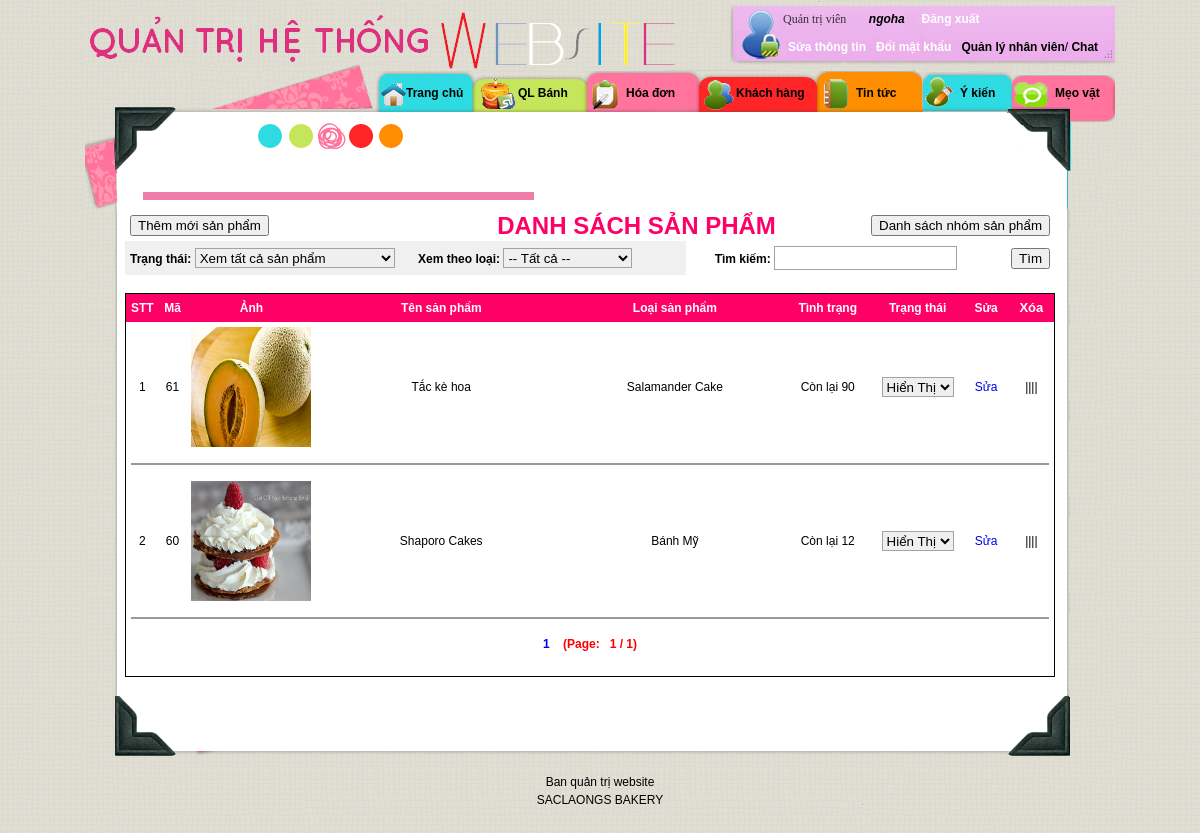
Page /admin/admin.php?go=product_list (signed in) on the committed database.
### tables this page shows
CREATE TABLE IF NOT EXISTS `product` (
  `ProID` int(11) NOT NULL AUTO_INCREMENT,
  `ProName` varchar(30) NOT NULL,
  `ProDesc` varchar(255) NOT NULL,
  `ProDate` date NOT NULL,
  `ProQty` int(11) NOT NULL,
  `ProPrice` float NOT NULL,
  `ProImage` varchar(200) NOT NULL,
  `ProWarranty` tinyint(4) NOT NULL,
  `ProStatus` tinyint(4) NOT NULL,
  `CateID` int(11) NOT NULL,
  PRIMARY KEY (`ProID`)
);

CREATE TABLE IF NOT EXISTS `category` (
  `CateID` int(11) NOT NULL AUTO_INCREMENT,
  `CateName` varchar(30) NOT NULL,
  `CateStatus` tinyint(4) NOT NULL DEFAULT '1',
  PRIMARY KEY (`CateID`),
  FULLTEXT KEY `CateName` (`CateName`)
);

### admin/product/product_list.php (the view, shortened to what this page needs)
<?
	$record_per_page = 10;
	$pagenum = $_GET["page"];
	$catid=$_REQUEST['cid'];
	$page = "admin.php?go=product_list&cid=".$catid;
	if($catid==0){
		$sqlPro="select * from product,category where product.CateID=category.CateID order by ProID desc";
	}else{
		$sqlPro="select * from product,category where product.CateID=category.CateID and product.CateID=" .$catid. " order by ProID desc";
	}
	$ResultPro = mysql_query($sqlPro,$cnn);
	$totalpage =ceil( mysql_num_rows($ResultPro) / $record_per_page);
	if(!$pagenum || $pagenum <=0 || $pagenum > $totalpage){
		$pagenum = 1;
	}
	if($pagenum == 1){
		$from = 0;
	}else{
		$from = ($pagenum-1)*$record_per_page;
	}
	$sqlPro =$sqlPro." LIMIT ".$from.",".$record_per_page;
	$ResultPro=mysql_query($sqlPro,$cnn);
	$action=$_REQUEST['action'];
?>
<table width="100%" border="0" cellpadding="5" cellspacing="0">
  <tr>
    <td width="35%" align="left"><input class="buttonbutton" type="button" name="Submit22" value="Thêm mới sản phẩm" onclick="window.location ='admin.php?go=product_add'"/></td>
    <td width="40%" align="center"><span class="style1">DANH SÁCH SẢN PHẨM</span></td>
    <td width="25%" align="right" valign="middle"><p class="style1">
      <input class="buttonbutton" type="button" name="buttonback" value="Danh sách nhóm sản phẩm" onclick="window.location='admin.php?go=category_list'" />
    </p></td>
  </tr>
</table>
<table width="100%" border="0" align="center" cellpadding="5" cellspacing="0">
	<tr>
		<td bgcolor="#F0F0F0">
			<span style="font-weight:bold">Trạng thái:</span>
         	<select class="tableboxinput" name="prostatusid" id="prostatusid" onChange="location.href='admin.php?go=product_list&prostatusid='+this.value">
				<option value="0" selected="selected">Xem tất cả sản phẩm</option>
          	</select>
	      <span style="font-weight:bold">Xem theo loại:</span>
            <select class="tableboxinput" name="select" id="select" onchange="location.href='admin.php?go=product_list&cid='+this.value">
              <option value="0">--  Tất cả  --</option>
            </select>	    </td>
			<form action="admin.php?go=product_list&action=ChooseSearch" method="post" id="frm_product_list_search" >
	    <td align="right">
					<span style="font-weight:bold">Tìm kiếm:</span>
					<input class="tableboxinput" type="text" name="txtSearch" id="txtSearch" value="<? if($action==ChooseSearch) {echo $txtSearch;} else echo ''?>" onFocus="style.backgroundColor='#F0F0F0'" onBlur="style.backgroundColor='white'"/>
          </td>
          <td width="10%" align="right"><input  class="buttonbutton" name="submit" type="submit" id="frm_product_list_search" onclick="frm_product_list_search.submit()" value="Tìm" /></td>
	  </form>
    </tr>
</table>
<br />
<div class="table2">
<table width="100%" border="0" align="center" cellpadding="5" cellspacing="0" id="category_list">
	<tr>
		<td width="3%" align="center" bgcolor="#FF0066"><span class="style2">STT</span></td>
		<td width="3%" align="center" bgcolor="#FF0066"><span class="style2">Mã </span></td>
		<td width="10%" align="center" bgcolor="#FF0066"><span class="style2">Ảnh</span></td>
		<td width="29%" align="center" bgcolor="#FF0066"><span class="style2">Tên sản phẩm </span></td>
		<td width="25%" align="center" bgcolor="#FF0066"><span class="style2">Loại sản phẩm </span></td>
	  <td width="10%" align="center" bgcolor="#FF0066"><span class="style2">Tình trạng </span></td>
		<td width="10%" align="center" bgcolor="#FF0066"><span class="style2">Trạng thái</span></td>
		<td width="5%" align="center" bgcolor="#FF0066"><span class="style2">Sửa</span></td>
	    <td width="5%" align="center" bgcolor="#FF0066"><span class="style3"><span class="style2">Xóa</span> </span></td>
	</tr>
	<?
	$t=0;
  	while($rowPro=mysql_fetch_array($ResultPro))
	{
		$t++;
 	?>
	<tr  onmouseover="this.className='over'" onmouseout="this.className='out'">
	  <td width="3%" align="center" onclick="location.href='admin.php?go=product_detail&action=detail&pid=<? echo($rowPro['ProID']);?>'"><?php echo($t);?></td>
		<td width="3%" align="center" onclick="location.href='admin.php?go=product_detail&action=detail&pid=<? echo($rowPro['ProID']);?>'">
			<? echo $rowPro['ProID']; ?></td>
		<td width="10%" align="center" onclick="location.href='admin.php?go=product_detail&action=detail&pid=<? echo($rowPro['ProID']);?>'"><img src="../pic-product/<? echo $rowPro['ProImage'] ?>" height="120" width="120" /></td>
		<td width="29%" align="center" onclick="location.href='admin.php?go=product_detail&action=detail&pid=<? echo($rowPro['ProID']);?>'"><? echo $rowPro['ProName']; ?></td>
		<td width="25%" align="center" onclick="location.href='admin.php?go=product_detail&action=detail&pid=<? echo($rowPro['ProID']);?>'"><? echo $rowPro['CateName']; ?></td>
		<td width="10%" align="center">
			<?
				if($rowPro['ProQty']==0){
				echo("Hết hàng");
				}else{
				echo("Còn lại ").($rowPro['ProQty']);
				}
			?>		</td>
		<td width="10%" align="center"><select class="tableboxinput" name="status" onchange="location.href='admin.php?go=product_list&action=update&pid=<? echo $rowPro['ProID']; ?>&status='+this.value">
			<?
				if($rowPro['ProStatus']==1)
				{
			?>
			  <option value="1">Hiển Thị</option>
			 <?
			 }else{
			 ?>
			  <option value="0">Ẩn</option>
			  <option value="1">Hiển Thị</option>
			 <?
			 }
			 ?>
	  </select>    </td>
		<td width="5%" align="center"><a href="admin.php?go=product_edit&action=edit&pid=<? echo $rowPro['ProID']; ?>" >Sửa</a></td>
		<td width="5%" align="center">
					<?
					$sql_check="Select * from orderdetail where ProID=".$rowPro['ProID'];
					$re_check=mysql_query($sql_check,$cnn);
					$ok=0;
					while($row_check=mysql_fetch_array($re_check))
					{
						$ok=1;
					}
					if($ok==1)
					{
						echo("||||");
					}
					else{
				  ?>
			<a href="admin.php?go=product_list&action=del&pid=<? echo $rowPro['ProID'] ?>" onClick="if(confirm('Bạn có muốn xóa sản phẩm này không?')) return true; else return false;">Xóa</a>
					<?
						}
					?>
		</td>
  </tr>
  <tr>
		<td colspan="9" align="center" height="2"><hr color="#999999" size="2" /></td>
  </tr>
  <?
  }
  ?>
  <tr>
	<td colspan="9" align="center" style="font-weight:bold">
		<?
			for($i =1; $i<=$totalpage;$i++)
			{
				if ($i==1){
					echo "<a href='".$page."&page=".$i."' >".$i."</a>"	;
				}else{
				if($pagenum==$i)
					echo " | <a href='".$page."&page=".$i."'><B><font color=red><u>".$i."</u></font></B></a>";
				else
					echo " | <a href='".$page."&page=".$i."'>".$i."</a>";
				}
			}
			echo("<font color=red>  &nbsp; &nbsp;(Page: &nbsp; ".$pagenum."&nbsp;/&nbsp;".$totalpage.")");
		?>	</td>
  </tr>
</table><br />
</div>
<br />

### admin/styleadmin.css (style rules this page uses)
html, body, div, span, h1, h2, h3, h4, h5, h6, p, blockquote, pre, a, em, font, img, small, strike, strong, b, u, i, center, dl, dt, dd, ol, ul, li, fieldset, form { margin: 0; padding: 0; border: 0; outline: 0; font-size:100%; vertical-align:baseline; background: transparent; }
body { font-family: Verdana, Arial, Helvetica, sans-serif; font-size:75%; line-height: 1.5em; background: url(images/bgpage.png) repeat; position: relative; }
a { text-decoration: none; }
.style1 { font-size: 24px; font-weight: bold; color: #FF0066; }
.style2 { color: #FFFFFF; font-weight: bold; }
.style3 { font-size: 13px; font-weight: bold; }
.table2 { border: 1px solid threedshadow; -moz-border-radius: 0px 0px 10px 10px; }
.tableboxinput { height:20px; border: 1px solid threedshadow; -moz-border-radius:5px 5px 5px 5px; border-color: #A3A3A3; }

### rows in the picture
product: ProID "61", ProImage (picture), ProName "Tắc kè hoa", CateID.CateName "Salamander Cake", ProQty "90", status "Hiển Thị"
product: ProID "60", ProImage (picture), ProName "Shaporo Cakes", CateID.CateName "Bánh Mỹ", ProQty "12", status "Hiển Thị"

### other values in the picture
$_SESSION['UserAd'] "ngoha"
$pagenum "1"
$totalpage "1"
